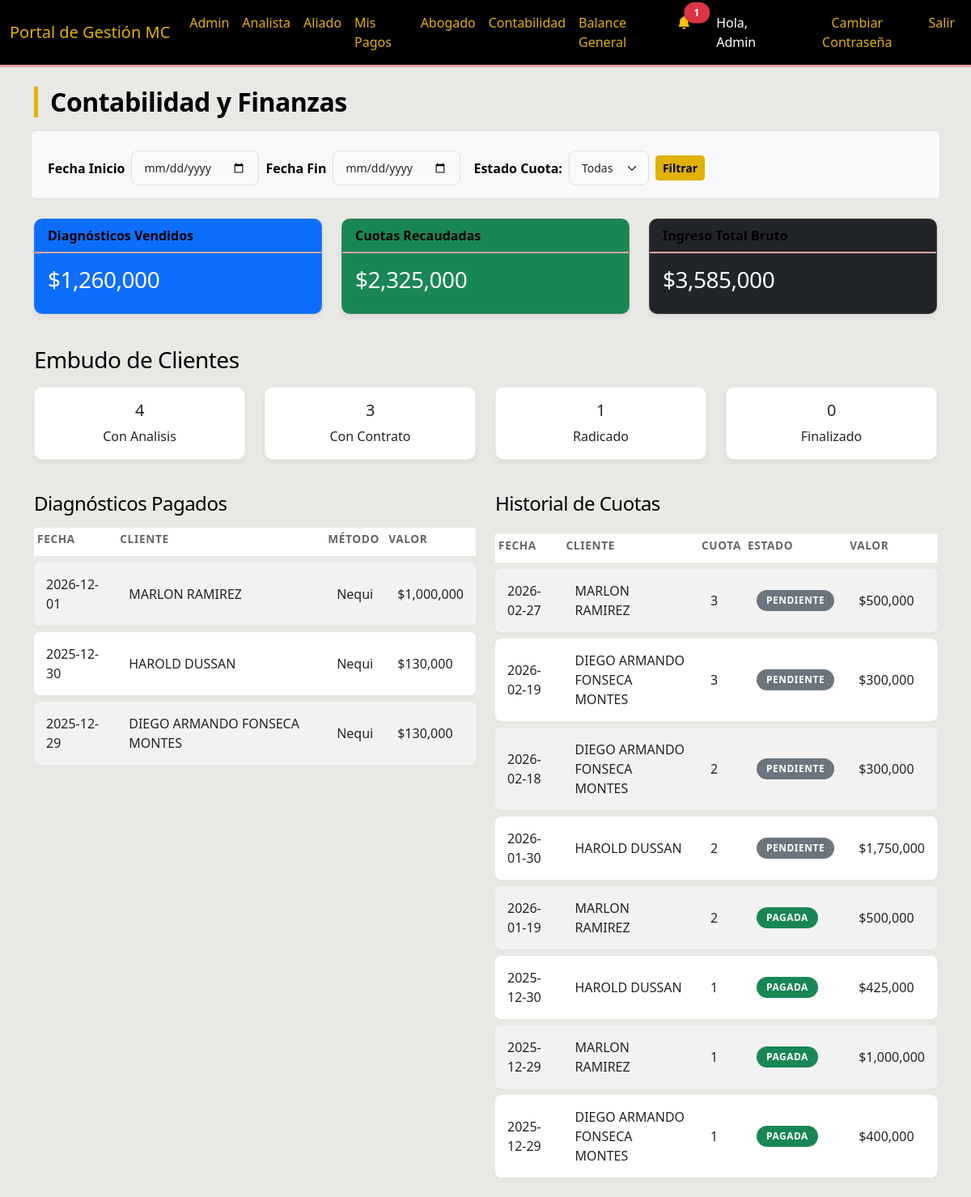
/accounting (signed in), run on an earlier commit of the app's database.
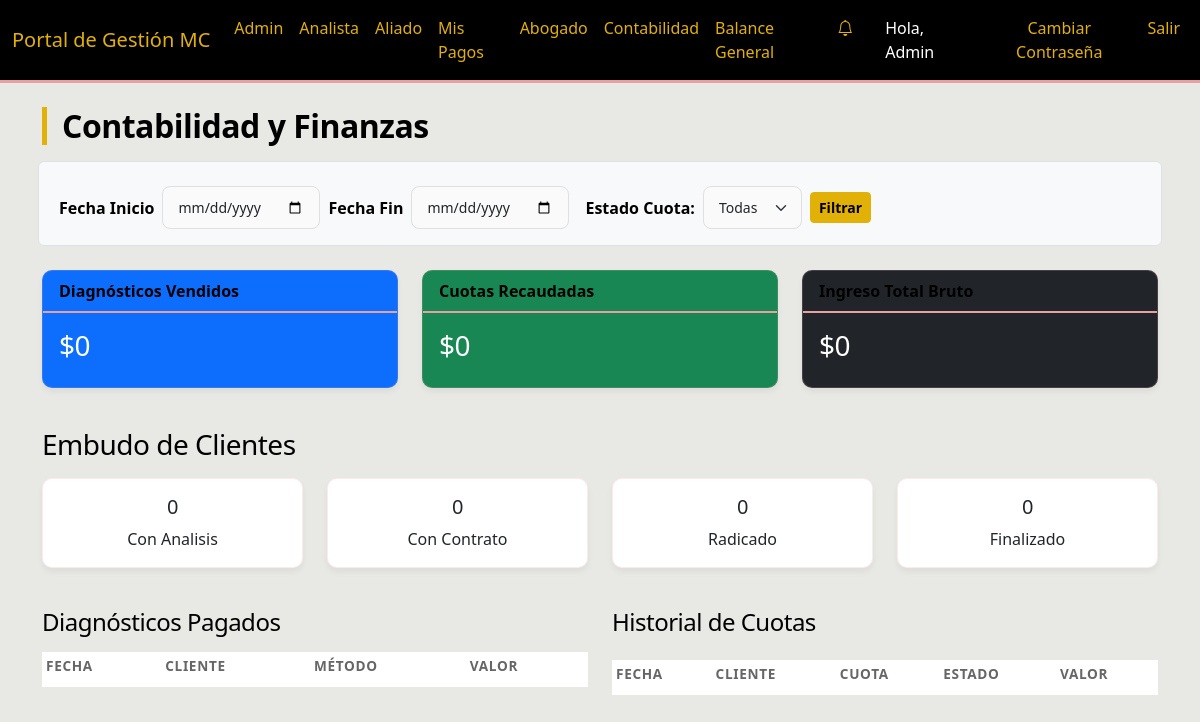
And on a later commit of the database.
### models.py (models this page shows)
class User(UserMixin, db.Model):
    id = db.Column(db.Integer, primary_key=True)
    nombre_completo = db.Column(db.String(100), nullable=False)
    telefono = db.Column(db.String(20))
    email = db.Column(db.String(120), unique=True, nullable=False)
    rol = db.Column(db.String(20), nullable=False)  # 'Admin', 'Analista', 'Abogado', 'Aliado'
    password = db.Column(db.String(200)) # Added password for auth
    payments = db.relationship('AllyPayment', backref='ally', lazy=True)

class PaymentDiagnosis(db.Model):
    id = db.Column(db.Integer, primary_key=True)
    client_id = db.Column(db.Integer, db.ForeignKey('client.id'), nullable=False, unique=True)
    valor = db.Column(db.Float)
    fecha_pago = db.Column(db.Date)
    metodo_pago = db.Column(db.String(50)) # 'Nequi', 'Daviplata', 'Bancolombia', 'Link de pago', 'Efectivo'
    verificado = db.Column(db.Boolean, default=False)
    client = db.relationship('Client', backref=db.backref('payment_diagnosis', uselist=False, cascade='all, delete-orphan'))

class Client(db.Model):
    id = db.Column(db.Integer, primary_key=True)
    nombre = db.Column(db.String(100))
    tipo_id = db.Column(db.String(20))
    numero_id = db.Column(db.String(20))
    contract_number = db.Column(db.String(50), nullable=True, unique=True)
    telefono = db.Column(db.String(20), nullable=False)
    email = db.Column(db.String(120))
    ciudad = db.Column(db.String(50))
    motivo_consulta = db.Column(db.Text)
    estado = db.Column(db.String(50), default=ClientStatus.NUEVO) # Use keys from ClientStatus
    analista_id = db.Column(db.Integer, db.ForeignKey('user.id'))
    abogado_id = db.Column(db.Integer, db.ForeignKey('user.id'))
    created_at = db.Column(db.DateTime, default=datetime.utcnow)
    conclusion_analisis = db.Column(db.Text) # New field for analysis conclusion
    last_status_update = db.Column(db.DateTime, default=datetime.utcnow) # New field for last status update
    login_user_id = db.Column(db.Integer, db.ForeignKey('user.id'), nullable=True) # Link to User
    analista = db.relationship('User', foreign_keys=[analista_id], backref='clientes_registrados')
    login_user = db.relationship('User', foreign_keys=[login_user_id], backref='client_profile')

class ContractInstallment(db.Model):
    id = db.Column(db.Integer, primary_key=True)
    payment_contract_id = db.Column(db.Integer, db.ForeignKey('payment_contract.id'), nullable=False)
    numero_cuota = db.Column(db.Integer, nullable=False)
    valor = db.Column(db.Float)
    fecha_vencimiento = db.Column(db.Date)
    metodo_pago = db.Column(db.String(50))
    estado = db.Column(db.String(50), default='Pendiente') # 'Pendiente', 'Pagada', 'En Mora'
    payment_contract = db.relationship('PaymentContract', backref='installments')

### routes/main.py (the view, shortened to what this page needs)
@main_bp.route('/accounting')
@login_required
def accounting_dashboard():
    if current_user.rol not in ['Admin', 'Abogado']:
        flash('Acceso no autorizado', 'danger')
        return redirect(url_for('main.index'))
    start_date = request.args.get('start_date')
    end_date = request.args.get('end_date')
    q_income_diag = db.session.query(func.sum(PaymentDiagnosis.valor)).filter(PaymentDiagnosis.verificado == True)
    q_income_inst = db.session.query(func.sum(ContractInstallment.valor)).filter(ContractInstallment.estado == 'Pagada')
    q_recent_diag = PaymentDiagnosis.query.filter_by(verificado=True)
    q_recent_inst = ContractInstallment.query
    income_diagnosis = q_income_diag.scalar() or 0
    income_installments = q_income_inst.scalar() or 0
    total_gross_income = income_diagnosis + income_installments
    clients_with_analysis = Client.query.filter_by(estado='Con_Analisis').count()
    clients_with_contract = Client.query.filter_by(estado='Con_Contrato').count()
    clients_radicados = Client.query.filter_by(estado='Radicado').count()
    clients_finalized = Client.query.filter_by(estado='Finalizado').count()
    funnel_stats = {
        'Con_Analisis': clients_with_analysis,
        'Con_Contrato': clients_with_contract,
        'Radicado': clients_radicados,
        'Finalizado': clients_finalized
    }
    recent_diagnoses = q_recent_diag.order_by(PaymentDiagnosis.fecha_pago.desc()).limit(50).all()
    estado_filter = request.args.get('estado_cuota')
    if estado_filter and estado_filter != 'todos':
        q_recent_inst = q_recent_inst.filter_by(estado=estado_filter)
    recent_installments = q_recent_inst.order_by(ContractInstallment.fecha_vencimiento.desc()).limit(50).all()
    return render_template('accounting.html',
                           income_diagnosis=income_diagnosis,
                           income_installments=income_installments,
                           total_gross_income=total_gross_income,
                           funnel_stats=funnel_stats,
                           recent_diagnoses=recent_diagnoses,
                           recent_installments=recent_installments,
                           current_filter=estado_filter,
                           start_date=start_date,
                           end_date=end_date)

### app.py (called while the page is built)
@login_manager.user_loader
def load_user(user_id):
    return User.query.get(int(user_id))

### templates/accounting.html (shortened to what this page needs)
{% extends "base.html" %}
{% block content %}
<h2 class="mb-4">Contabilidad y Finanzas</h2>
<form method="GET" class="row g-2 mb-4 align-items-center bg-light p-3 rounded border">
    <div class="col-auto">
        <label for="start_date" class="col-form-label fw-bold">Fecha Inicio</label>
    </div>
    <div class="col-auto">
        <input type="date" class="form-control form-control-sm" name="start_date" value="{{ start_date or '' }}">
    </div>
    <div class="col-auto">
        <label for="end_date" class="col-form-label fw-bold">Fecha Fin</label>
    </div>
    <div class="col-auto">
        <input type="date" class="form-control form-control-sm" name="end_date" value="{{ end_date or '' }}">
    </div>
    <div class="col-auto">
        <label for="estado_cuota" class="col-form-label fw-bold ms-2">Estado Cuota:</label>
    </div>
    <div class="col-auto">
        <select name="estado_cuota" id="estado_cuota" class="form-select form-select-sm">
            <option value="todos" {% if current_filter=='todos' or not current_filter %}selected{% endif %}>
                Todas</option>
        </select>
    </div>
    <div class="col-auto">
        <button type="submit" class="btn btn-sm btn-primary">Filtrar</button>
    </div>
</form>
<div class="row mb-4">
    <div class="col-md-4">
        <div class="card text-white bg-primary mb-3">
            <div class="card-header">Diagnósticos Vendidos</div>
            <div class="card-body">
                <h3 class="card-title">${{ "{:,.0f}".format(income_diagnosis) }}</h3>
            </div>
        </div>
    </div>
    <div class="col-md-4">
        <div class="card text-white bg-success mb-3">
            <div class="card-header">Cuotas Recaudadas</div>
            <div class="card-body">
                <h3 class="card-title">${{ "{:,.0f}".format(income_installments) }}</h3>
            </div>
        </div>
    </div>
    <div class="col-md-4">
        <div class="card text-white bg-dark mb-3">
            <div class="card-header">Ingreso Total Bruto</div>
            <div class="card-body">
                <h3 class="card-title">${{ "{:,.0f}".format(total_gross_income) }}</h3>
            </div>
        </div>
    </div>
</div>
<h3 class="mb-3">Embudo de Clientes</h3>
<div class="row mb-4">
    {% for status, count in funnel_stats.items() %}
    <div class="col-md-3">
        <div class="card mb-3">
            <div class="card-body text-center">
                <h5 class="card-title">{{ count }}</h5>
                <p class="card-text">{{ status.replace('_', ' ') }}</p>
            </div>
        </div>
    </div>
    {% endfor %}
</div>
<div class="row">
    <div class="col-md-6">
        <h4>Diagnósticos Pagados</h4>
        <div class="table-responsive">
            <table class="table table-striped table-sm">
                <thead>
                    <tr>
                        <th>Fecha</th>
                        <th>Cliente</th>
                        <th>Método</th>
                        <th>Valor</th>
                    </tr>
                </thead>
                <tbody>
                    {% for p in recent_diagnoses %}
                    <tr>
                        <td>{{ p.fecha_pago }}</td>
                        <td>{{ p.client.nombre }}</td>
                        <td>{{ p.metodo_pago }}</td>
                        <td>${{ "{:,.0f}".format(p.valor) }}</td>
                    </tr>
                    {% endfor %}
                </tbody>
            </table>
        </div>
    </div>
    <div class="col-md-6">
        <div class="d-flex justify-content-between align-items-center mb-2">
            <h4>Historial de Cuotas</h4>
        </div>
        <div class="table-responsive">
            <table class="table table-striped table-sm">
                <thead>
                    <tr>
                        <th>Fecha</th>
                        <th>Cliente</th>
                        <th>Cuota</th>
                        <th>Estado</th>
                        <th>Valor</th>
                    </tr>
                </thead>
                <tbody>
                    {% for c in recent_installments %}
                    <tr>
                        <td>{{ c.fecha_vencimiento }}</td>
                        <td>{{ c.payment_contract.client.nombre }}</td>
                        <td>{{ c.numero_cuota }}</td>
                        <td>
                            {% if c.estado == 'Pagada' %}
                            <span class="badge bg-success">Pagada</span>
                            {% elif c.estado == 'En Mora' %}
                            <span class="badge bg-danger">En Mora</span>
                            {% else %}
                            <span class="badge bg-secondary">{{ c.estado }}</span>
                            {% endif %}
                        </td>
                        <td>${{ "{:,.0f}".format(c.valor) }}</td>
                    </tr>
                    {% endfor %}
                </tbody>
            </table>
        </div>
    </div>
</div>
{% endblock %}

### templates/base.html (shortened to what this page needs)
<!DOCTYPE html>
<html lang="es">
<head>
    <link href="https://cdn.jsdelivr.net/npm/bootstrap@5.3.0/dist/css/bootstrap.min.css" rel="stylesheet">
    <link href="https://cdn.jsdelivr.net/npm/bootstrap-icons@1.7.2/font/bootstrap-icons.css" rel="stylesheet">
    <link rel="stylesheet" href="{{ url_for('static', filename='css/style.css') }}">
</head>
<body>
    <nav class="navbar navbar-expand-lg navbar-dark bg-dark">
        <div class="container-fluid">
            <a class="navbar-brand" href="#">Portal de Gestión MC</a>
            <div class="collapse navbar-collapse" id="navbarNav">
                <ul class="navbar-nav me-auto">
                    {% if current_user.is_authenticated %}
                    {% if current_user.rol == 'Admin' %}
                    <li class="nav-item"><a class="nav-link" href="{{ url_for('admin.admin_dashboard') }}">Admin</a>
                    </li>
                    {% endif %}
                    {% if current_user.rol == 'Analista' or current_user.rol == 'Admin' %}
                    <li class="nav-item"><a class="nav-link"
                            href="{{ url_for('analyst.analyst_dashboard') }}">Analista</a>
                    </li>
                    {% endif %}
                    {% if current_user.rol == 'Aliado' or current_user.rol == 'Admin' %}
                    <li class="nav-item"><a class="nav-link"
                            href="{{ url_for('aliados.aliados_dashboard') }}">Aliado</a>
                    </li>
                    <li class="nav-item"><a class="nav-link" href="{{ url_for('aliados.mis_pagos') }}">Mis Pagos</a>
                    </li>
                    {% endif %}
                    {% if current_user.rol == 'Abogado' or current_user.rol == 'Admin' %}
                    <li class="nav-item"><a class="nav-link" href="{{ url_for('lawyer.lawyer_dashboard') }}">Abogado</a>
                    </li>
                    <li class="nav-item"><a class="nav-link"
                            href="{{ url_for('main.accounting_dashboard') }}">Contabilidad</a>
                    </li>
                    <li class="nav-item"><a class="nav-link" href="{{ url_for('main.balance_general') }}">Balance
                            General</a>
                    </li>
                    {% endif %}
                    {% endif %}
                </ul>
                <ul class="navbar-nav">
                    {% if current_user.is_authenticated %}
                    <li class="nav-item dropdown me-3">
                        <a class="nav-link position-relative" href="#" id="navbarDropdownNotifications" role="button"
                            data-bs-toggle="dropdown" aria-expanded="false">
                            <i class="bi bi-bell{% if unread_messages_count > 0 %}-fill text-warning{% endif %}"></i>
                            {% if unread_messages_count > 0 %}
                            <span
                                class="position-absolute top-10 start-100 translate-middle badge rounded-pill bg-danger">
                                {{ unread_messages_count }}
                            </span>
                            {% endif %}
                        </a>
                    </li>
                    <li class="nav-item"><span class="nav-link text-light">Hola, {{ current_user.nombre_completo
                            }}</span></li>
                    <li class="nav-item">
                        <button type="button" class="btn btn-link nav-link" data-bs-toggle="modal"
                            data-bs-target="#changePasswordModal">
                            Cambiar Contraseña
                        </button>
                    </li>
                    <li class="nav-item"><a class="nav-link" href="{{ url_for('auth.logout') }}">Salir</a></li>
                    {% else %}
                    <li class="nav-item"><a class="nav-link" href="{{ url_for('auth.login') }}">Ingresar</a></li>
                    {% endif %}
                </ul>
            </div>
        </div>
    </nav>
    <div class="container mt-4">
        {% block content %}{% endblock %}
    </div>
</body>
</html>

### static/css/style.css (style rules this page uses)
:root { --color-dorado: #e1b107; --color-rosado: #e8a1a1; --color-gris: #e8e8e4; --color-blanco: #ffffff; --color-negro: #000000; }
body { background-color: var(--color-gris); font-family: 'Segoe UI', Tahoma, Geneva, Verdana, sans-serif; color: var(--color-negro); }
.navbar { background-color: var(--color-negro) !important; border-bottom: 3px solid var(--color-rosado); }
.navbar-brand, .nav-link { color: var(--color-dorado) !important; transition: color 0.3s; }
.nav-link.text-light { color: var(--color-blanco) !important; }
.btn-primary { background-color: var(--color-dorado); border-color: var(--color-dorado); color: var(--color-negro); font-weight: 600; }
.card { background-color: var(--color-blanco); border: 1px solid rgba(232, 161, 161, 0.2); border-radius: 10px; box-shadow: 0 4px 6px rgba(0, 0, 0, 0.05); transition: transform 0.2s, box-shadow 0.2s; }
.card-header { background-color: transparent; border-bottom: 2px solid var(--color-rosado); border-radius: 10px 10px 0 0 !important; font-weight: 700; color: var(--color-negro); }
h1, h2, h3, h4, h5, h6 { color: var(--color-negro); letter-spacing: -0.5px; }
h2 { border-left: 5px solid var(--color-dorado); padding-left: 15px; margin-bottom: 25px; font-weight: 700; }
.form-control, .form-select { border: 1px solid #e0e0e0; padding: 10px 15px; border-radius: 8px; transition: all 0.3s ease; background-color: #fafafa; }
.table { border-collapse: separate; border-spacing: 0 8px; }
.table thead th { border: none; text-transform: uppercase; font-size: 0.85rem; font-weight: 700; letter-spacing: 0.05em; color: #666; padding-bottom: 10px; }
.card { animation: fadeIn 0.5s ease-out forwards; }

What changed in the data, as far as the page shows it:
removed PaymentDiagnosis: fecha_pago "2026-12-01", client.nombre "MARLON RAMIREZ", metodo_pago "Nequi", valor "1,000,000"
removed PaymentDiagnosis: fecha_pago "2025-12-30", client.nombre "HAROLD DUSSAN", metodo_pago "Nequi", valor "130,000"
removed PaymentDiagnosis: fecha_pago "2025-12-29", client.nombre "DIEGO ARMANDO FONSECA MONTES", metodo_pago "Nequi", valor "130,000"
removed ContractInstallment: fecha_vencimiento "2026-02-27", payment_contract.client.nombre "MARLON RAMIREZ", numero_cuota "3", estado "PENDIENTE", valor "500,000"
removed ContractInstallment: fecha_vencimiento "2026-02-19", payment_contract.client.nombre "DIEGO ARMANDO FONSECA MONTES", numero_cuota "3", estado "PENDIENTE", valor "300,000"
removed ContractInstallment: fecha_vencimiento "2026-02-18", payment_contract.client.nombre "DIEGO ARMANDO FONSECA MONTES", numero_cuota "2", estado "PENDIENTE", valor "300,000"
removed ContractInstallment: fecha_vencimiento "2026-01-30", payment_contract.client.nombre "HAROLD DUSSAN", numero_cuota "2", estado "PENDIENTE", valor "1,750,000"
removed ContractInstallment: fecha_vencimiento "2026-01-19", payment_contract.client.nombre "MARLON RAMIREZ", numero_cuota "2", estado "PAGADA", valor "500,000"
removed ContractInstallment: fecha_vencimiento "2025-12-30", payment_contract.client.nombre "HAROLD DUSSAN", numero_cuota "1", estado "PAGADA", valor "425,000"
removed ContractInstallment: fecha_vencimiento "2025-12-29", payment_contract.client.nombre "MARLON RAMIREZ", numero_cuota "1", estado "PAGADA", valor "1,000,000"
removed ContractInstallment: fecha_vencimiento "2025-12-29", payment_contract.client.nombre "DIEGO ARMANDO FONSECA MONTES", numero_cuota "1", estado "PAGADA", valor "400,000"
Also different on the page:
{{ "{:,.0f}".format(income_diagnosis) }}: "1,260,000" → "0"
{{ "{:,.0f}".format(income_installments) }}: "2,325,000" → "0"
{{ "{:,.0f}".format(total_gross_income) }}: "3,585,000" → "0"
{{ unread_messages_count }}: "1" → (not shown)
new list line: "0 Con Analisis"
new list line: "0 Con Contrato"
new list line: "0 Radicado"
list line gone: "4 Con Analisis"
list line gone: "3 Con Contrato"
list line gone: "1 Radicado"
